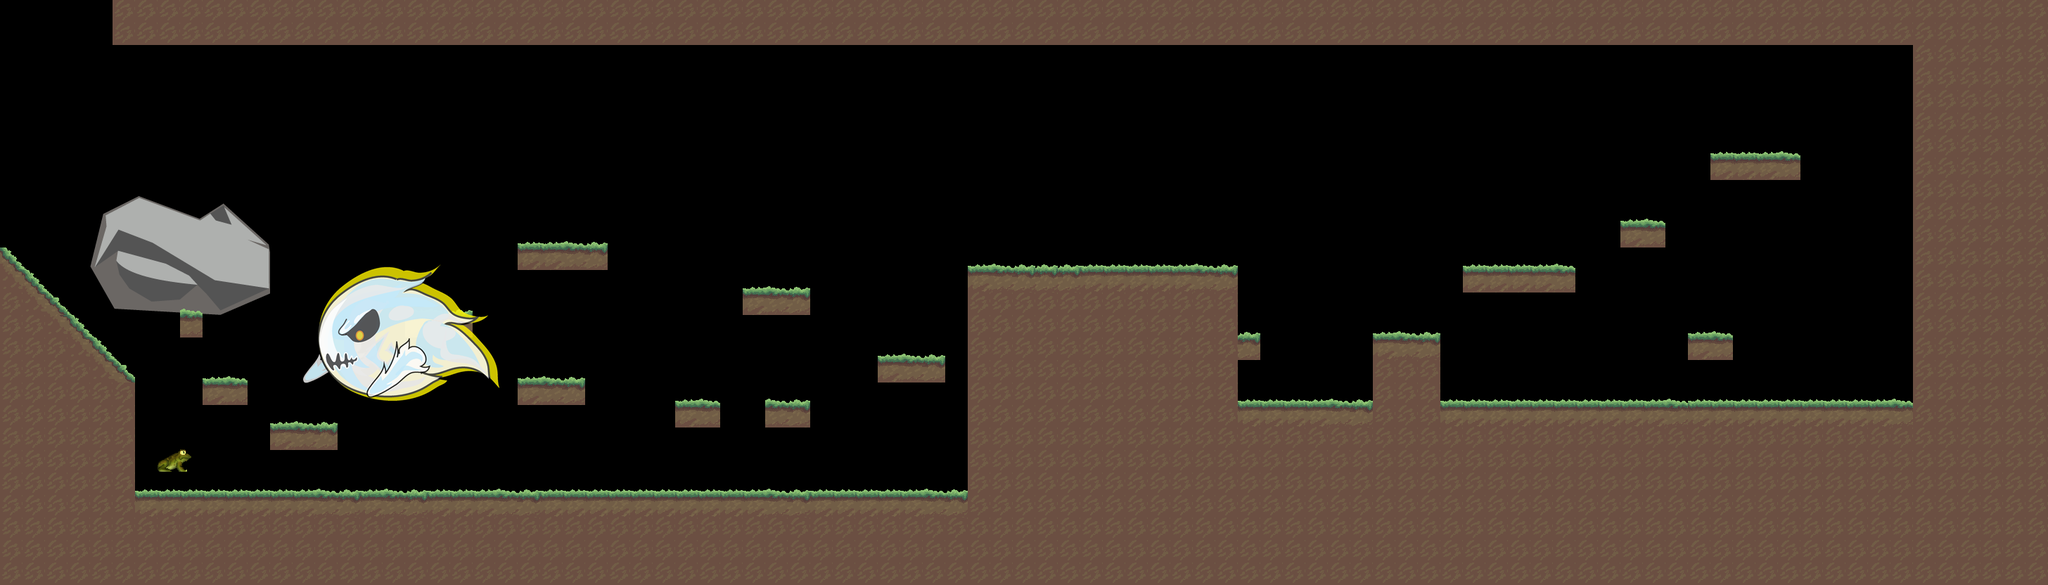

A 2D game scene composited from a Tiled map and its tileset images. What follows is a short description and the map's XML, with each tile layer's data collapsed to a summary:
An orthogonal 91x26 tile map with 32x32 px tiles, 1 tile layer (Tile Layer 1), 5 tilesets and 20 objects.

<map version="1.2" tiledversion="1.3.2" orientation="orthogonal" renderorder="right-down" compressionlevel="-1" width="91" height="26" tilewidth="32" tileheight="32" infinite="0" nextlayerid="6" nextobjectid="21">
 <tileset firstgid="1" source="Forest Tiles.tsx" />
 <tileset firstgid="233" source="frogy.tsx" />
 <tileset firstgid="234" source="Rock1.tsx" />
 <tileset firstgid="235" source="bear.tsx" />
 <tileset firstgid="236" source="ghost.tsx" />
 <layer id="1" name="Tile Layer 1" width="91" height="26">
  <data>[2366 cells, 1123 non-empty, 14 distinct tile ids]</data>
 </layer>
 <objectgroup id="2" name="text">
  <object id="19" x="26" y="188.5" width="149" height="176">
   <text fontfamily="MS Shell Dlg 2" pixelsize="32" wrap="1" color="#ff0000">Entrance and Exit To Room 7</text>
  </object>
 </objectgroup>
 <objectgroup id="3" name="Log" />
 <objectgroup id="4" name="rock">
  <object id="4" gid="234" x="790" y="535" width="32" height="32" />
  <object id="5" gid="234" x="1114" y="407" width="32" height="32" />
  <object id="6" gid="234" x="2509" y="218" width="32" height="32" />
  <object id="7" gid="234" x="2153" y="382" width="32" height="32" />
  <object id="8" gid="234" x="116" y="470" width="32" height="32" />
 </objectgroup>
 <objectgroup id="5" name="enemies">
  <object id="1" gid="1073742057" x="824" y="296" width="50" height="42" rotation="180" />
  <object id="2" gid="1073742057" x="1090" y="650" width="50" height="42" rotation="180" />
  <object id="3" gid="1073742057" x="2580" y="525" width="50" height="42" rotation="180" />
  <object id="9" gid="235" x="625" y="698.5" width="42" height="41" />
  <object id="10" gid="235" x="1064" y="407.5" width="42" height="41" />
  <object id="11" gid="235" x="2313" y="311.5" width="42" height="41" />
  <object id="12" gid="235" x="2178" y="569.5" width="42" height="41" />
  <object id="13" gid="236" x="417" y="602" width="32" height="32" />
  <object id="14" gid="236" x="1269" y="510" width="32" height="32" />
  <object id="15" gid="236" x="1845" y="565" width="32" height="32" />
  <object id="16" gid="236" x="2413" y="469" width="32" height="32" />
  <object id="17" gid="236" x="2451" y="210" width="32" height="32" />
  <object id="18" gid="236" x="752" y="534" width="32" height="32" />
  <object id="20" gid="1073742057" x="269" y="656" width="50" height="42" rotation="180" />
 </objectgroup>
</map>
